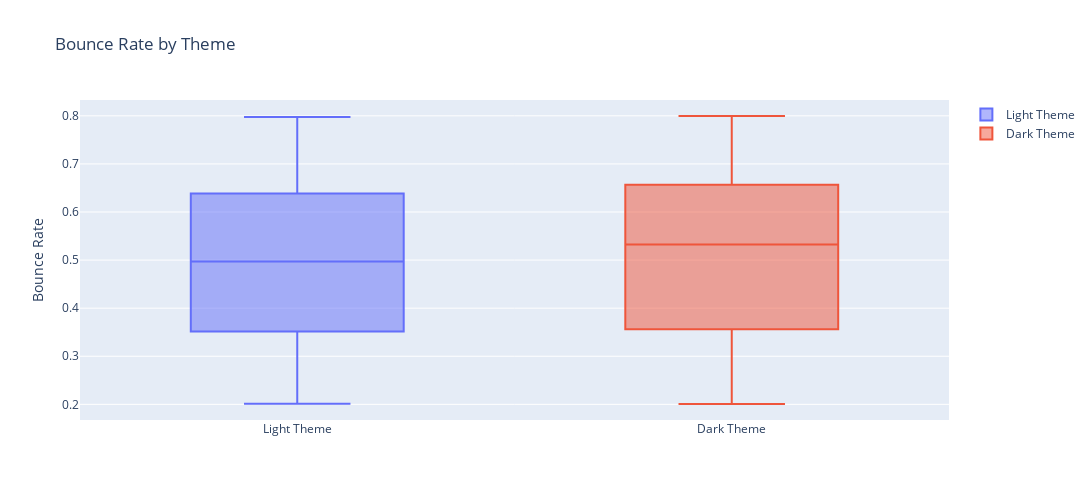

The notebook cell saved with this chart:
### Markdown cell above
##### Now let’s have a look at the distribution of the bounce rates of both themes:

### Code cell
# Create boxplot for Conversion Rates
fig = go.Figure()
fig.add_trace(go.Box(y=light_theme_data['Bounce Rate'],name='Light Theme'))
fig.add_trace(go.Box(y=dark_theme_data['Bounce Rate'], name='Dark Theme'))

fig.update_layout(
    title_text='Bounce Rate by Theme',
    yaxis_title_text='Bounce Rate',
    height = 500,
    width = 1400
)
# Show the figure
fig.show()

### Figure 1 — Plotly figure (JSON) as saved in the notebook; plotly's stock layout.template omitted (floating-point values rounded to 4 significant figures; data arrays with more than 128 entries replaced by an {"elided": "..."} marker saying what was removed)
{"data": [{"name": "Light Theme", "type": "box", "y": {"elided": "486 float values"}}, {"name": "Dark Theme", "type": "box", "y": {"elided": "514 float values"}}], "layout": {"height": 500, "title": {"text": "Bounce Rate by Theme"}, "width": 1400, "xaxis": {"autorange": true, "range": [-0.5, 1.5], "type": "category"}, "yaxis": {"autorange": true, "range": [0.1674, 0.8329], "title": {"text": "Bounce Rate"}, "type": "linear"}}}
